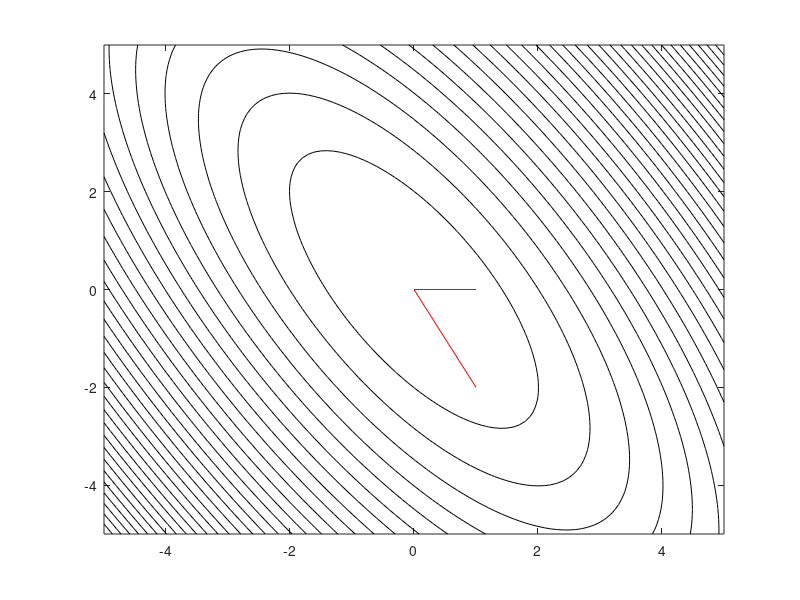

The MATLAB source for this figure: (Note: this script raises an error after producing the figure.)
% CONJDIRVIS  Visualize an example of the ``conjugate directions'' method
% in n=2 dimensions. Uses
%    f(x) = (1/2) x' A x - b' x
% Requires:  CONJDIR

x = -5:.1:5;
y = x;
[xx, yy] = meshgrid(x,y);

% the problem:
A = [2 1; 1 1];
b = [0 0]';

% note:  f = x_1^2 + x_1 x_2 + 0.5 x_2^2
contour(xx,yy,xx.^2 + xx.*yy + 0.5*yy.^2,30,'k')  % 30 black contours
hold on

% columns of this P are conjugate (previous by-hand calculation); show as red
P = [1  1;
     0 -2];
plot([0 P(1,1)], [0, P(2,1)], 'r')
plot([0 P(1,2)], [0, P(2,2)], 'r')

x0 = [3 3]';
x = conjdir(x0,A,b,P);             % minimize using conjugate directions in P
plot(x(1,:),x(2,:),'bo-')          % show path of minimization

% label points
text(x0(1)+0.3, x0(2),'x_0', 'fontsize', 14)
text(x(1,2)+0.3, x(2,2)+0.3,'x_1', 'fontsize', 14)
text(x(1,3)+0.3, x(2,3)+0.3,'x_2', 'fontsize', 14)
text(P(1,1)+0.3, P(2,1),'p_0', 'fontsize', 14)
text(P(1,2)+0.3, P(2,2),'p_1', 'fontsize', 14)
hold off
